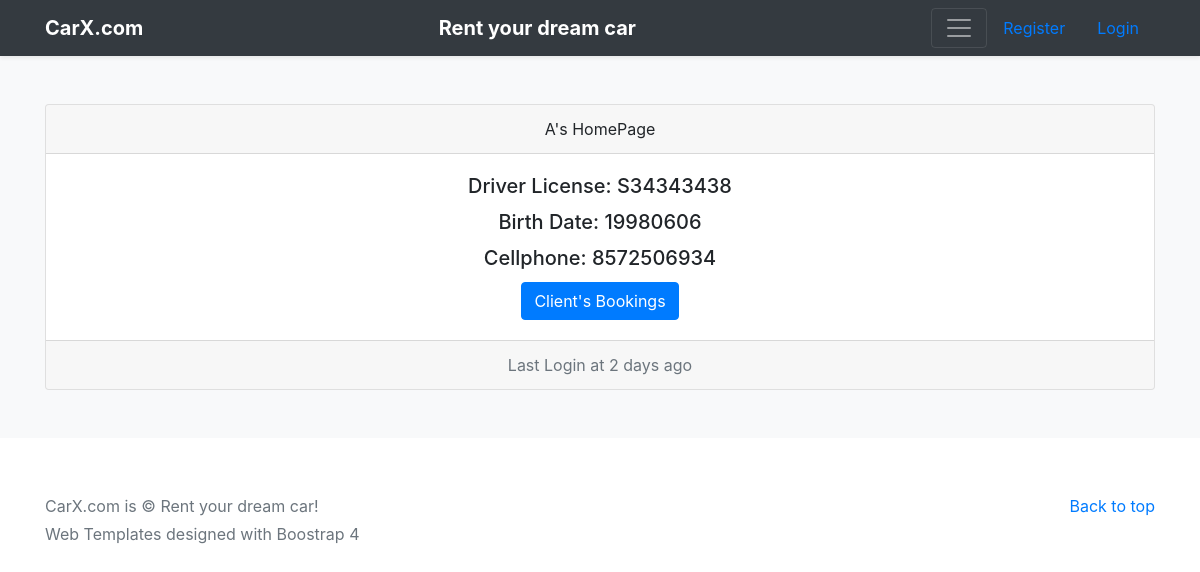
Screenshot of /profile/4 with the database file from the repository.
### app/models.py (models this page shows)
class Customer(AbstractUser):
    driver_license = models.CharField(max_length=50, blank=True, null=True)
    birth_date = models.CharField(max_length=30, blank=True, null=True)
    phone = models.CharField(max_length=30, blank=True, null=True)
    class Meta:
        verbose_name = "Customer"
        verbose_name_plural = verbose_name
    def __str__(self):
        return self.username

### app/views.py (the view)
# urls.py: path('profile/<int:pk>', views.CustomerDetailView.as_view(), name='customer_detail'),
class CustomerDetailView(DetailView):
    model = Customer
    template_name = 'customer_profile.html'

### app/templates/customer_profile.html
{% extends 'base.html' %}
{% block main %}
<main role="main">
  <div class="album py-5 bg-light">
    <div class="container">
                  <div class="card text-center">
              <div class="card-header">
                {{ customer }}'s HomePage
              </div>
              <div class="card-body">
                <h5 class="card-title">Driver License: {{ customer.driver_license}}</h5>
                  <h5 class="card-title">Birth Date: {{ customer.birth_date}}</h5>
                <h5 class="card-title">Cellphone: {{ customer.phone}}</h5>
                <a href="{% url 'app:booking_list' customer.id %}" class="btn btn-primary">Client's Bookings</a>
              </div>
              <div class="card-footer text-muted">
                Last Login at 2 days ago
              </div>
            </div>
    </div>
  </div>
</main>
{% endblock %}

### rows the page displays
Customer: username "A", driver_license "S34343438", birth_date "19980606", phone "8572506934"
